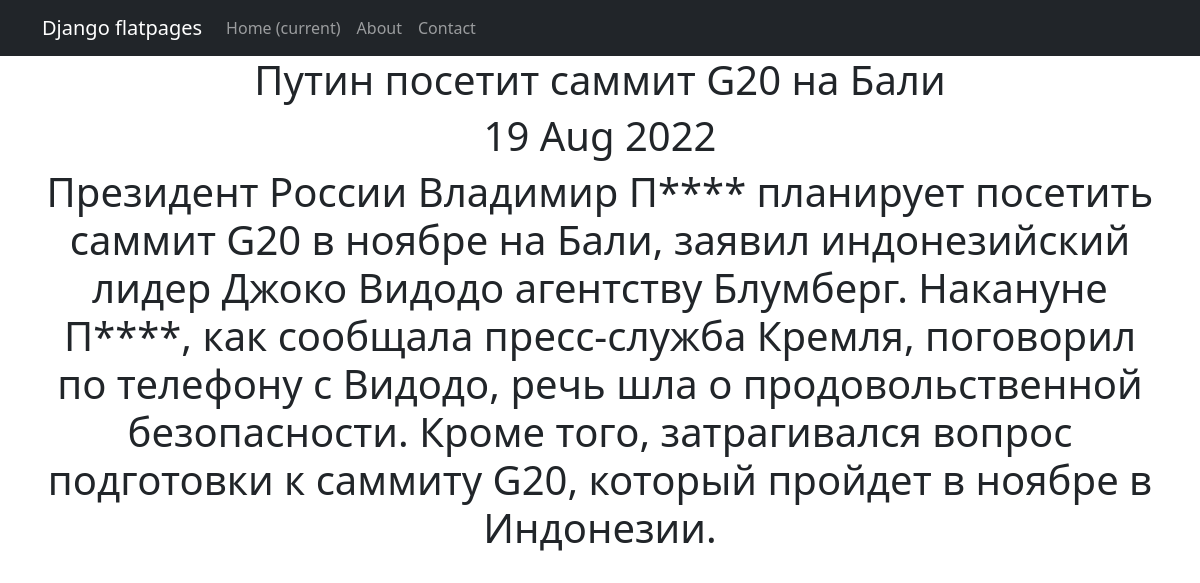
Page /news/4 on the committed database.
### newapp/models.py (models this page shows, shortened)
class Post(models.Model):
    author = models.ForeignKey(Author, on_delete=models.CASCADE)
    NEWS = 'NW'
    ARTICLE = 'AR'
    CATEGORY_CHOICES = (
        (NEWS, 'Новость'),
        (ARTICLE, 'Статья'),
    )
    categoryType = models.CharField(max_length=2, choices=CATEGORY_CHOICES, default=ARTICLE)
    dateCreation = models.DateTimeField(auto_now_add=True)
    postCategory = models.ManyToManyField(Category, through='PostCategory')
    title = models.CharField(max_length=256)
    text = models.TextField()
    rating = models.SmallIntegerField(default=0)

### newapp/views.py (the view)
# urls.py: path('<int:id>', NewsDetail.as_view(), name='news_detail'),
class NewsDetail(DetailView):
    model = Post
    template_name = 'post.html'
    context_object_name = 'post'
    pk_url_kwarg = 'id'

### newapp/templatetags/custom_filters.py (called while the page is built)
@register.filter()
def censor(value):
    if not isinstance(value, str):
        raise ValueError("Это не слово!")
    bad_words = ('москвичи', 'пожары', 'также', 'Путин', 'ветер', 'запах')
    for word in bad_words:
        value = value.replace(word[1:], '*'*(len(word)-1))
    return "".join(value)

### templates/post.html (shortened to what this page needs)
{% extends 'flatpages/default.html' %}
{% load custom_filters %}
{% block content %}
<h1>{{ post.title }}</h1>
<h1>{{ post.dateCreation|date:'d M Y' }}</h1>
<h1>{{ post.text|censor }}</h1>
{% endblock content %}

### rows in the picture
Post: title "Путин посетит саммит G20 на Бали", dateCreation "19 Aug 2022", text|censor "Президент России Владимир П**** планирует посетить саммит G20 в ноябре на Бали, заявил индонезийский лидер Джоко Видодо агентству Блумберг. Накануне П****, как сообщала пресс-служба Кремля, поговорил по телефону с Видодо, речь шла о продовольственной безопасности. Кроме того, затрагивался вопрос подготовки к саммиту G20, который пройдет в ноябре в Индонезии."
